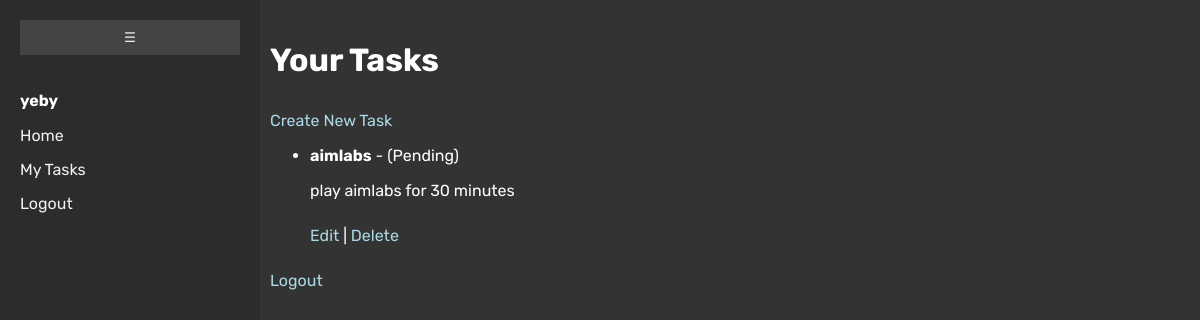
Before: /tasks/ (signed in) with the older database file.
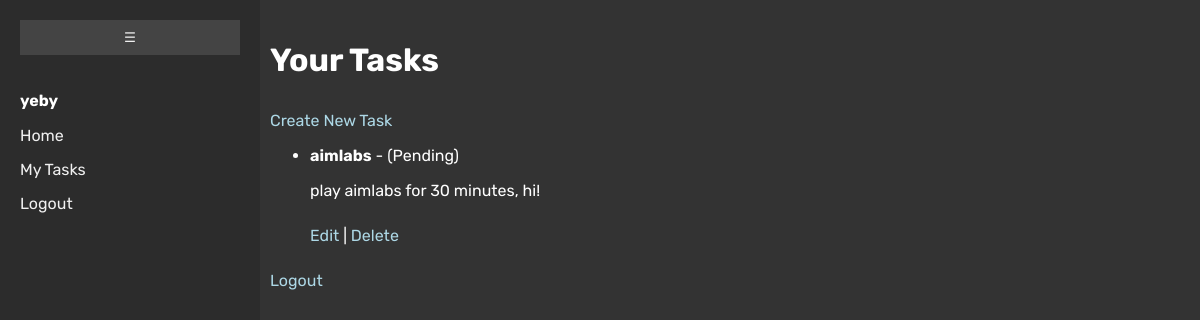
After: the same page with the newer database file.
### tasks/models.py (models this page shows, shortened)
class Task(models.Model):
    user = models.ForeignKey(User, on_delete=models.CASCADE)
    title = models.CharField(max_length=255)
    description = models.TextField(blank=True)
    created_at = models.DateTimeField(auto_now_add=True)
    completed = models.BooleanField(default=False)

### tasks/views.py (the view)
# urls.py: path('', views.task_list, name='task_list'),
@login_required
def task_list(request):
    tasks = Task.objects.filter(user=request.user)
    return render(request, 'tasks/task_list.html', {'tasks': tasks})

### templates/tasks/task_list.html (shortened to what this page needs)
{% load static %}
<!DOCTYPE html>
<html>
    <head>
            <link rel="stylesheet" type="text/css" href="{% static 'css/style.css' %}">
            <link rel="stylesheet" type="text/css" href="{% static 'css/forms.css' %}">
    </head>
    <body>
        {% include 'partials/navbar.html' %}
        <div class="content">
        <h1>Your Tasks</h1>
        <a href="{% url 'task_create' %}">Create New Task</a>
        <ul>
            {% for task in tasks %}
                <li>
                    <strong>{{ task.title }}</strong> -
                    {% if task.completed %} (Completed) {% else %} (Pending) {% endif %}
                    <p>{{ task.description }}</p>
                    <a href="{% url 'task_update' task.id %}">Edit</a> |
                    <a href="{% url 'task_delete' task.id %}">Delete</a>
                </li>
            {% endfor %}
        </ul>
        <p><a href="{% url 'logout' %}">Logout</a></p>
        </div>
    </body>
</html>

### templates/partials/navbar.html (shortened to what this page needs)
{% load static %}
<div class="sidebar" id="sidebar">
  <button class="toggle-btn" id="toggleBtn">☰</button>
  {% if user.is_authenticated %}
    <p style="color: #fff; font-weight: bold;">{{ user.username }}</p>
    <a href="{% url 'home' %}"><span class="link-text">Home</span></a>
    <a href="{% url 'task_list' %}"><span class="link-text">My Tasks</span></a>
    <a href="{% url 'logout' %}"><span class="link-text">Logout</span></a>
  {% else %}
    <a href="{% url 'home' %}"><span class="link-text">Home</span></a>
    <a href="{% url 'login' %}"><span class="link-text">Login</span></a>
    <a href="{% url 'signup' %}"><span class="link-text">Sign Up</span></a>
  {% endif %}
</div>

### static/css/style.css (style rules this page uses)
html, body { margin: 0; padding: 0; font-family: 'Rubik', sans-serif; }
.content { margin-left: 250px; padding: 20px; background-color: #333; min-height: 100vh; color: #fff; transition: margin-left 0.3s; }

### static/css/forms.css (style rules this page uses)
html, body { margin: 0; padding: 0; font-family: 'Rubik', sans-serif; }
.content { margin-left: 250px; padding: 20px; background-color: #333; min-height: 100vh; color: #fff; transition: margin-left 0.3s; }
.content a { display: inline-block; margin-top: 10px; color: lightblue; text-decoration: none; }

### templates/partials/navbar.html (style rules this page uses)
.sidebar { width: 220px; height: 100vh; background-color: #2c2c2c; padding: 20px; position: fixed; top: 0; left: 0; transition: width 0.3s, padding 0.3s; overflow: hidden; font-family: 'Rubik', sans-serif; }
.sidebar p, .sidebar a { transition: opacity 0.3s, visibility 0.3s; }
.sidebar a { display: block; color: #f0f0f0; text-decoration: none; margin: 15px 0; }
.toggle-btn { background-color: #444; border: none; color: #f0f0f0; padding: 10px; cursor: pointer; width: 100%; text-align: center; margin-bottom: 20px; }

Changed rows visible on the page:
changed Task "aimlabs": description "play aimlabs for 30 minutes" → "play aimlabs for 30 minutes, hi!"
